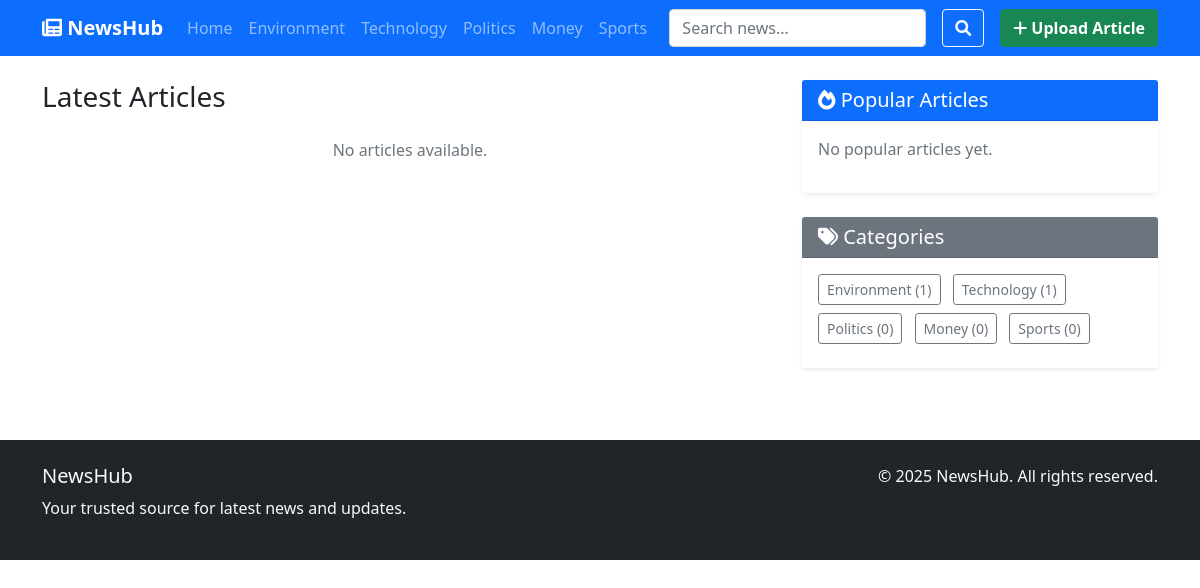
The page / on the database its author committed.
### news/models.py (models this page shows, shortened)
class Category(models.Model):
    name = models.CharField(max_length=100, unique=True)
    description = models.TextField(blank=True)
    created_at = models.DateTimeField(auto_now_add=True)
    class Meta:
        verbose_name_plural = "Categories"
    def get_absolute_url(self):
        return reverse('news:category', kwargs={'category_id': self.pk})

### news/views.py (the view)
# urls.py: path('', views.home, name='home'),
def home(request):
    articles = Article.objects.filter(status='published').select_related('author', 'category')
    categories = Category.objects.all()
    context = {
        'articles': articles,
        'categories': categories,
    }
    return render(request, 'news/home.html', context)

### news/context_processors.py (called while the page is built)
def categories_processor(request):
    return {'categories': Category.objects.all()}

### news/templates/news/home.html (shortened to what this page needs)
{% extends 'news/base.html' %}
{% load static %}
{% block content %}
<div class="container">
    <div class="row">
        <div class="col-lg-8">
            <h3 class="mb-4">Latest Articles</h3>
            <div class="row">
                {% for article in latest_articles %}
                <div class="col-md-6 mb-4">
                    <div class="card h-100 border-0 shadow-sm">
                        {% if article.image %}
                        <img src="{{ article.image.url }}" alt="{{ article.title }}">
                        {% else %}
                        <img src="{% static 'default.png' %}" alt="No image available">
                        {% endif %}
                        <div class="card-body d-flex flex-column">
                            <div class="d-flex justify-content-between align-items-center mb-2">
                                <span class="badge bg-secondary">{{ article.category.name }}</span>
                                <small class="text-muted">{{ article.published_at|date:"M d" }}</small>
                            </div>
                            <h5 class="card-title">
                                <a href="{{ article.get_absolute_url }}" class="text-decoration-none text-dark">
                                    {{ article.title|truncatechars:60 }}
                                </a>
                            </h5>
                            <p class="card-text flex-grow-1">{{ article.excerpt|truncatechars:100 }}</p>
                            <small class="text-muted mt-auto">
                                <i class="fas fa-user"></i> {{ article.author.username }} •
                                <i class="fas fa-eye"></i> {{ article.views }}
                            </small>
                        </div>
                    </div>
                </div>
                {% empty %}
                <div class="col-12">
                    <p class="text-center text-muted">No articles available.</p>
                </div>
                {% endfor %}
            </div>
        </div>
        <div class="col-lg-4">
            <div class="card border-0 shadow-sm mb-4">
                <div class="card-header bg-primary text-white">
                    <h5 class="mb-0"><i class="fas fa-fire"></i> Popular Articles</h5>
                </div>
                <div class="card-body">
                    {% for article in popular_articles %}
                    <div class="d-flex mb-3 {% if not forloop.last %}border-bottom pb-3{% endif %}">
                        {% if article.image %}
                        <img src="{{ article.image.url }}" alt="{{ article.title }}">
                        {% else %}
                        <img src="{% static 'default.png' %}" alt="No image available">
                        {% endif %}
                        <div class="flex-grow-1">
                            <h6 class="mb-1">
                                <a href="{{ article.get_absolute_url }}" class="text-decoration-none text-dark">
                                    {{ article.title|truncatechars:50 }}
                                </a>
                            </h6>
                            <small class="text-muted">
                                <i class="fas fa-eye"></i> {{ article.views }} views
                            </small>
                        </div>
                    </div>
                    {% empty %}
                    <p class="text-muted">No popular articles yet.</p>
                    {% endfor %}
                </div>
            </div>
            <div class="card border-0 shadow-sm">
                <div class="card-header bg-secondary text-white">
                    <h5 class="mb-0"><i class="fas fa-tags"></i> Categories</h5>
                </div>
                <div class="card-body">
                    {% for category in categories %}
                    <a href="{{ category.get_absolute_url }}" class="btn btn-outline-secondary btn-sm me-2 mb-2">
                        {{ category.name }} ({{ category.articles.count }})
                    </a>
                    {% empty %}
                    <p class="text-muted">No categories available.</p>
                    {% endfor %}
                </div>
            </div>
        </div>
    </div>
</div>
{% endblock %}

### news/templates/news/base.html (shortened to what this page needs)
<!DOCTYPE html>
<html lang="en">
<head>
    <link href="https://cdnjs.cloudflare.com/ajax/libs/bootstrap/5.1.3/css/bootstrap.min.css" rel="stylesheet">
    <link href="https://cdnjs.cloudflare.com/ajax/libs/font-awesome/6.0.0/css/all.min.css" rel="stylesheet">
</head>
<body>
    <nav class="navbar navbar-expand-lg navbar-dark bg-primary">
        <div class="container">
            <a class="navbar-brand fw-bold" href="{% url 'news:home' %}">
                <i class="fas fa-newspaper"></i> NewsHub
            </a>
            <div class="collapse navbar-collapse" id="navbarNav">
                <ul class="navbar-nav me-auto">
                    <li class="nav-item">
                        <a class="nav-link" href="{% url 'news:home' %}">Home</a>
                    </li>
                    {% for category in categories %}
                    <li class="nav-item">
                        <a class="nav-link" href="{{ category.get_absolute_url }}">{{ category.name }}</a>
                    </li>
                    {% endfor %}
                </ul>
                <form class="d-flex align-items-center gap-2" method="GET" action="{% url 'news:search' %}">
                    <input class="form-control me-2" type="search" name="q" placeholder="Search news..."
                        value="{{ request.GET.q }}" style="min-width: 180px;">
                    <button class="btn btn-outline-light me-2" type="submit" title="Search">
                        <i class="fas fa-search"></i>
                    </button>
                    <a href="{% url 'news:article_create' %}" class="btn btn-success fw-bold d-flex align-items-center"
                        style="white-space: nowrap;">
                        <i class="fas fa-plus me-1"></i> Upload Article
                    </a>
                </form>
            </div>
        </div>
    </nav>
    <main class="py-4">
        {% block content %}
        {% endblock %}
    </main>
    <footer class="bg-dark text-light py-4 mt-5">
        <div class="container">
            <div class="row">
                <div class="col-md-6">
                    <h5>NewsHub</h5>
                    <p>Your trusted source for latest news and updates.</p>
                </div>
                <div class="col-md-6 text-md-end">
                    <p>&copy; 2025 NewsHub. All rights reserved.</p>
                </div>
            </div>
        </div>
    </footer>
</body>
</html>

### rows shown on the page
Category: name "Environment", articles.count "1"
Category: name "Technology", articles.count "1"
Category: name "Politics", articles.count "0"
Category: name "Money", articles.count "0"
Category: name "Sports", articles.count "0"
